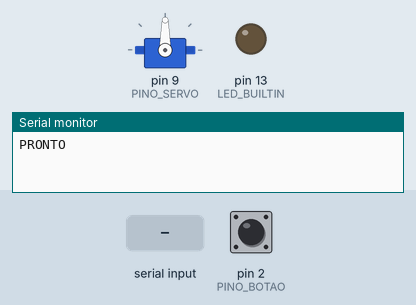
Bench run of a sketch on a simulated Arduino Uno, built with avr-gcc and run on an emulated ATmega328P. Parts: servo, output pins drawn as LEDs (lit = HIGH), the last lines printed to the serial monitor. The inputs (shaded band) are chosen by the test bench; at power-on: pin 2 (PINO_BOTAO) HIGH.

Above: at 1.7 s.
1.8 s: pin 2 (PINO_BOTAO) pulled LOW for 0.15 s
At 2.4 s:
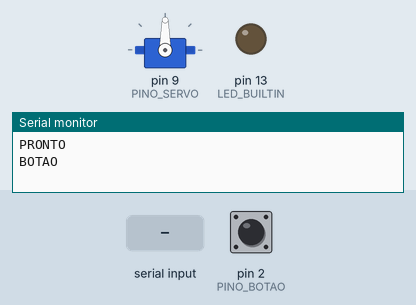
3.4 s: "GIRAR  45\n" received over Serial
At 4.9 s:
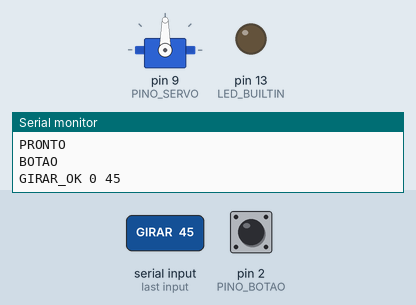
Timing chart, 0 to 6.4 s (numbered marks = the images above; inputs shaded):
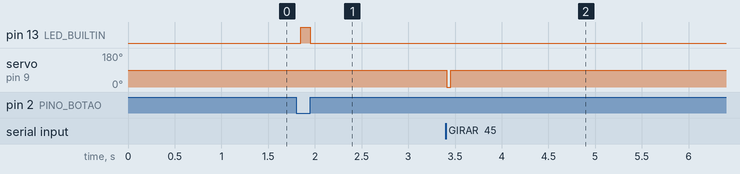

Measured:
- after the input at 1.8 s, pin 13 (LED_BUILTIN): LOW → HIGH after 0.05 s, → LOW 0.10 s later
- after the input at 3.4 s, servo on pin 9 (PINO_SERVO): 90° → 0° at once, → 90° 0.04 s later

The sketch:

uno.ino
```cpp
// Tirar o Lixo - versão Arduino UNO (só botão, por enquanto sem sensor analógico).
// Cada aperto do botão envia a linha "BOTAO" pela serial. Quem decide cheio/vazio é o servidor.
// Ligações: botão entre o pino 2 e GND (pull-up interno). LED da placa acende quando cheia.

#include <Servo.h>

const int PINO_BOTAO = 2;
const int PINO_SERVO = 9;   // sinal do servo (fio laranja/amarelo). VCC no 5V, GND no GND.
Servo servo;                 // servo de rotação contínua: 90 = parado, 0 = um lado, 180 = outro
String comando;
unsigned long servoPararEm = 0; // 0 = sem parada agendada
const unsigned long DEBOUNCE_MS = 50;

int ultimoBotao = HIGH;
int estadoEstavel = HIGH;
unsigned long ultimaMudancaBotao = 0;


void setup() {
  pinMode(PINO_BOTAO, INPUT_PULLUP);
  pinMode(LED_BUILTIN, OUTPUT);
  Serial.begin(9600);
  delay(500);
  ultimoBotao = estadoEstavel = digitalRead(PINO_BOTAO); // ignora o estado inicial do botão
  servo.attach(PINO_SERVO);
  servo.write(90);
  Serial.println("PRONTO");
}

// Mede a tensão de alimentação (VCC) em milivolts usando a referência interna de 1,1V.
long lerVccMv() {
  ADMUX = _BV(REFS0) | _BV(MUX3) | _BV(MUX2) | _BV(MUX1);
  delay(2);
  ADCSRA |= _BV(ADSC);
  while (bit_is_set(ADCSRA, ADSC));
  long resultado = ADCL;
  resultado |= ADCH << 8;
  return 1125300L / resultado;
}

void lerComandos() {
  while (Serial.available()) {
    char c = Serial.read();
    if (c == '\n') {
      comando.trim();
      if (comando.startsWith("GIRAR ")) {           // GIRAR <0..180> <ms>  (ms 0 = até PARAR)
        int esp = comando.indexOf(' ', 6);
        int vel = constrain(comando.substring(6, esp).toInt(), 0, 180);
        long ms = esp > 0 ? comando.substring(esp + 1).toInt() : 0;
        servo.write(vel);
        servoPararEm = ms > 0 ? millis() + ms : 0;
        Serial.print("GIRAR_OK "); Serial.print(vel); Serial.print(' '); Serial.println(ms);
      } else if (comando == "PARAR") {
        servo.write(90); servoPararEm = 0;
        Serial.println("PARAR_OK");
      } else if (comando == "VCC") {
        Serial.print("VCC "); Serial.println(lerVccMv());
      }
      comando = "";
    } else if (comando.length() < 32) comando += c;
  }
}

void loop() {
  lerComandos();
  if (servoPararEm && (long)(millis() - servoPararEm) >= 0) { servo.write(90); servoPararEm = 0; }
  int leitura = digitalRead(PINO_BOTAO);
  if (leitura != ultimoBotao) { ultimaMudancaBotao = millis(); ultimoBotao = leitura; }
  if (millis() - ultimaMudancaBotao > DEBOUNCE_MS && leitura != estadoEstavel) {
    estadoEstavel = leitura;
    if (estadoEstavel == LOW) {      // apertou
      Serial.println("BOTAO");
      digitalWrite(LED_BUILTIN, HIGH); delay(100); digitalWrite(LED_BUILTIN, LOW);
    }
  }
}
```
